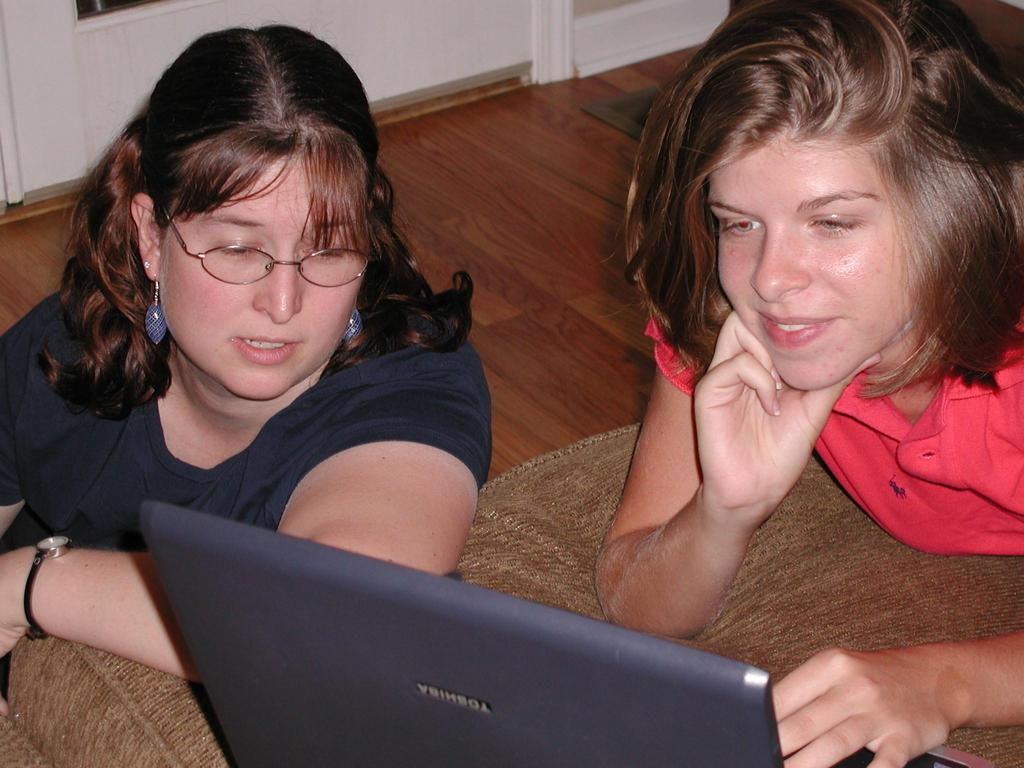
#> input picture data/134212_1.jpg, 1024 x 768 px, found by its file name
$ python testcopymakeboarder.py
#> lines starting #> are read from the running program, lines starting #| are printed output that depends on the picture
import cv2

img = cv2.imread('./data/134212_1.jpg')
#> img is the input picture: shape (768, 1024, 3); mean B, G, R 74.8, 79.1, 112.6
cv2.imshow('123', img)
a = cv2.copyMakeBorder(img, 5, 5, 5, 5,
                       cv2.BORDER_CONSTANT, value=[0, 255, 0])
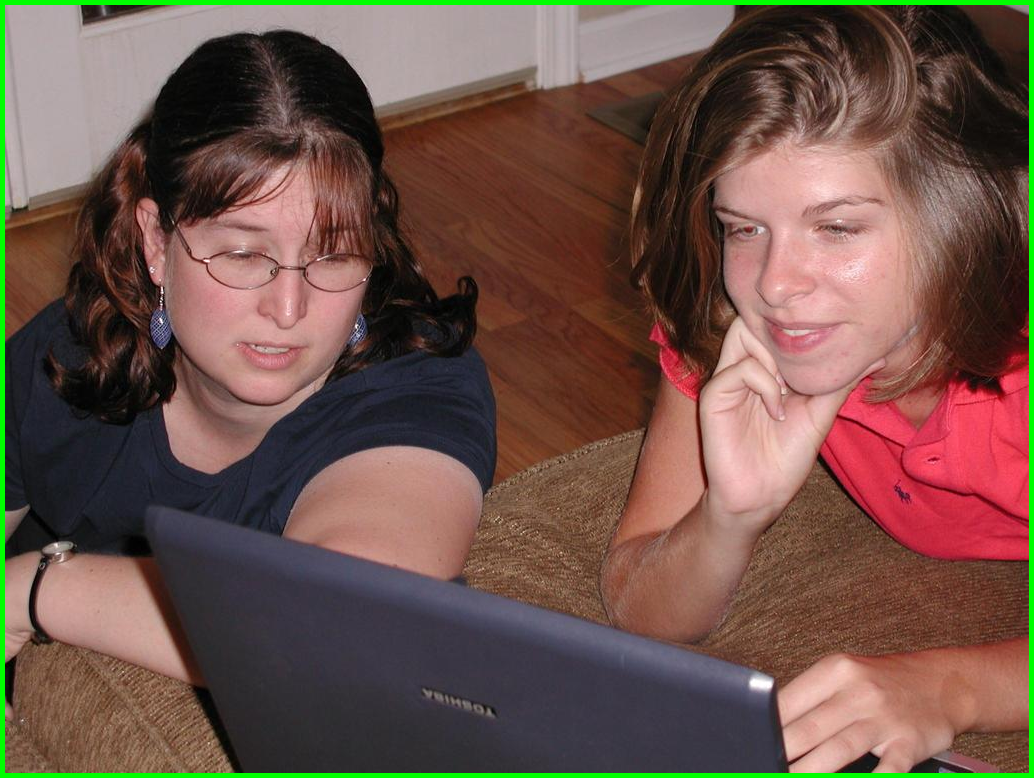
#> a: shape (778, 1034, 3); mean B, G, R 73.1, 83.1, 110.1
cv2.imshow('a', a)
cv2.waitKey(0)

$ run again, with data/261068_2.jpg copied over data/134212_1.jpg
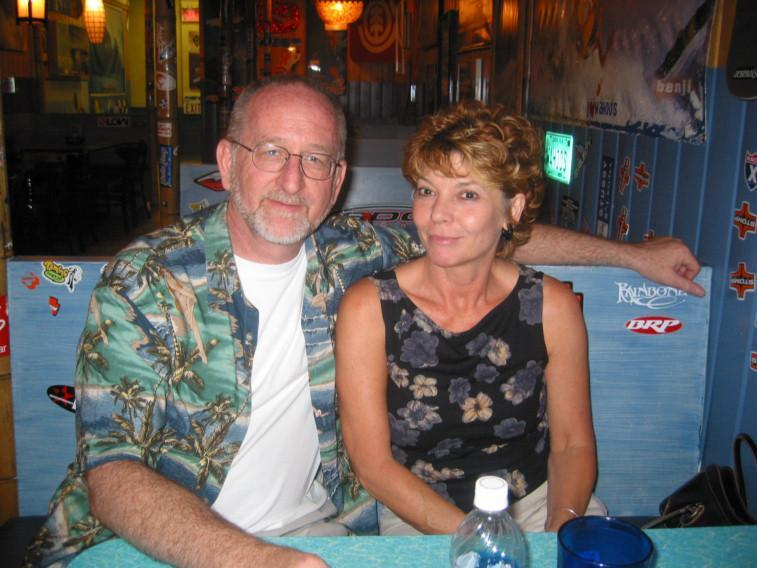
#> input picture data/261068_2.jpg, 757 x 568 px, found by its file name
#> img is the input picture: shape (568, 757, 3); mean B, G, R 88, 91.3, 99.1
#> `a = cv2.copyMakeBorder(img, 5, 5, 5, 5, cv2.BORDER_CONSTANT, value=[0,..`:
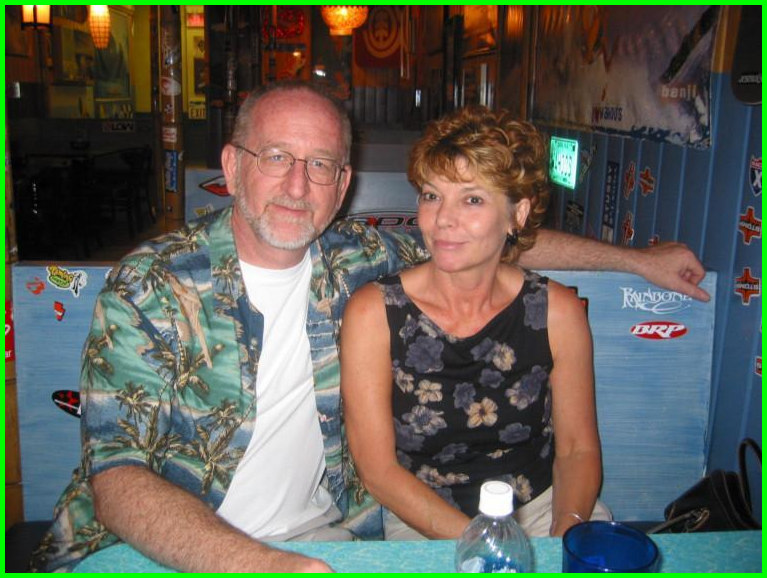
#> a: shape (578, 767, 3); mean B, G, R 85.3, 96.2, 96.1

$ run again, with data/22.jpg copied over data/134212_1.jpg
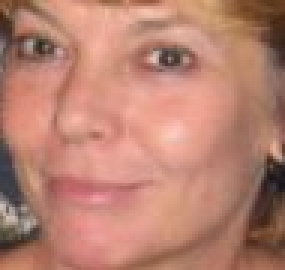
#> input picture data/22.jpg, 95 x 90 px, found by its file name (shown 3 times larger)
#> img is the input picture: shape (90, 95, 3); mean B, G, R 112.8, 129.5, 184.6
#> `a = cv2.copyMakeBorder(img, 5, 5, 5, 5, cv2.BORDER_CONSTANT, value=[0,..`:
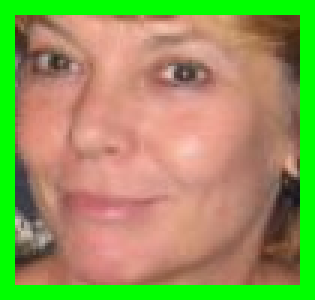
#> a: shape (100, 105, 3) (shown 3 times larger); mean B, G, R 91.8, 152.8, 150.3
